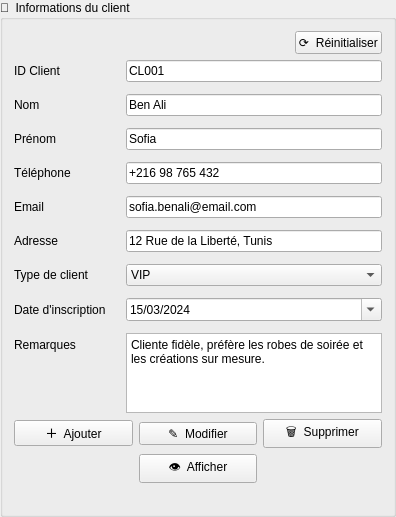
                      <widget class="QGroupBox" name="groupInfosClient">
                       <property name="title">
                        <string>👤  Informations du client</string>
                       </property>
                       <layout class="QVBoxLayout" name="infosLayoutClient">
                        <item>
                         <layout class="QHBoxLayout" name="infosHeaderClient">
                          <item>
                           <spacer name="infosHeaderSpacerClient">
                            <property name="orientation">
                             <enum>Qt::Horizontal</enum>
                            </property>
                            <property name="sizeHint" stdset="0">
                             <size>
                              <width>40</width>
                              <height>20</height>
                             </size>
                            </property>
                           </spacer>
                          </item>
                          <item>
                           <widget class="QPushButton" name="btnReinitClient">
                            <property name="text">
                             <string>⟳  Réinitialiser</string>
                            </property>
                           </widget>
                          </item>
                         </layout>
                        </item>
                        <item>
                         <layout class="QFormLayout" name="formLayoutClient">
                          <property name="verticalSpacing">
                           <number>12</number>
                          </property>
                          <property name="horizontalSpacing">
                           <number>20</number>
                          </property>
                          <item row="0" column="0">
                           <widget class="QLabel" name="lblIdClient">
                            <property name="text">
                             <string>ID Client</string>
                            </property>
                            <property name="field" stdset="0">
                             <string notr="true">true</string>
                            </property>
                           </widget>
                          </item>
                          <item row="0" column="1">
                           <widget class="QLineEdit" name="editIdClient">
                            <property name="text">
                             <string>CL001</string>
                            </property>
                           </widget>
                          </item>
                          <item row="1" column="0">
                           <widget class="QLabel" name="lblNomClient">
                            <property name="text">
                             <string>Nom</string>
                            </property>
                            <property name="field" stdset="0">
                             <string notr="true">true</string>
                            </property>
                           </widget>
                          </item>
                          <item row="1" column="1">
                           <widget class="QLineEdit" name="editNomClient">
                            <property name="text">
                             <string>Ben Ali</string>
                            </property>
                           </widget>
                          </item>
                          <item row="2" column="0">
                           <widget class="QLabel" name="lblPrenomClient">
                            <property name="text">
                             <string>Prénom</string>
                            </property>
                            <property name="field" stdset="0">
                             <string notr="true">true</string>
                            </property>
                           </widget>
                          </item>
                          <item row="2" column="1">
                           <widget class="QLineEdit" name="editPrenomClient">
                            <property name="text">
                             <string>Sofia</string>
                            </property>
                           </widget>
                          </item>
                          <item row="3" column="0">
                           <widget class="QLabel" name="lblTelClient">
                            <property name="text">
                             <string>Téléphone</string>
                            </property>
                            <property name="field" stdset="0">
                             <string notr="true">true</string>
                            </property>
                           </widget>
                          </item>
                          <item row="3" column="1">
                           <widget class="QLineEdit" name="editTelClient">
                            <property name="text">
                             <string>+216 98 765 432</string>
                            </property>
                           </widget>
                          </item>
                          <item row="4" column="0">
                           <widget class="QLabel" name="lblEmailClient">
                            <property name="text">
                             <string>Email</string>
                            </property>
                            <property name="field" stdset="0">
                             <string notr="true">true</string>
                            </property>
                           </widget>
                          </item>
                          <item row="4" column="1">
                           <widget class="QLineEdit" name="editEmailClient">
                            <property name="text">
                             <string>sofia.benali@email.com</string>
                            </property>
                           </widget>
                          </item>
                          <item row="5" column="0">
                           <widget class="QLabel" name="lblAdresseClient">
                            <property name="text">
                             <string>Adresse</string>
                            </property>
                            <property name="field" stdset="0">
                             <string notr="true">true</string>
                            </property>
                           </widget>
                          </item>
                          <item row="5" column="1">
                           <widget class="QLineEdit" name="editAdresseClient">
                            <property name="text">
                             <string>12 Rue de la Liberté, Tunis</string>
                            </property>
                           </widget>
                          </item>
                          <item row="6" column="0">
                           <widget class="QLabel" name="lblTypeClient">
                            <property name="text">
                             <string>Type de client</string>
                            </property>
                            <property name="field" stdset="0">
                             <string notr="true">true</string>
                            </property>
                           </widget>
                          </item>
                          <item row="6" column="1">
                           <widget class="QComboBox" name="comboTypeClient">
                            <item>
                             <property name="text">
                              <string>VIP</string>
                             </property>
                            </item>
                            <item>
                             <property name="text">
                              <string>Premium</string>
                             </property>
                            </item>
                            <item>
                             <property name="text">
                              <string>Standard</string>
                             </property>
                            </item>
                           </widget>
                          </item>
                          <item row="7" column="0">
                           <widget class="QLabel" name="lblDateClient">
                            <property name="text">
                             <string>Date d'inscription</string>
                            </property>
                            <property name="field" stdset="0">
                             <string notr="true">true</string>
                            </property>
                           </widget>
                          </item>
                          <item row="7" column="1">
                           <widget class="QDateEdit" name="dateInscriptionClient">
                            <property name="displayFormat">
                             <string>dd/MM/yyyy</string>
                            </property>
                            <property name="calendarPopup">
                             <bool>true</bool>
                            </property>
                            <property name="date">
                             <date>
                              <year>2024</year>
                              <month>3</month>
                              <day>15</day>
                             </date>
                            </property>
                           </widget>
                          </item>
                          <item row="8" column="0">
                           <widget class="QLabel" name="lblRemarquesClient">
                            <property name="text">
                             <string>Remarques</string>
                            </property>
                            <property name="field" stdset="0">
                             <string notr="true">true</string>
                            </property>
                           </widget>
                          </item>
                          <item row="8" column="1">
                           <widget class="QPlainTextEdit" name="editRemarquesClient">
                            <property name="maximumSize">
                             <size>
                              <width>16777215</width>
                              <height>80</height>
                             </size>
                            </property>
                            <property name="plainText">
                             <string>Cliente fidèle, préfère les robes de soirée et les créations sur mesure.</string>
                            </property>
                           </widget>
                          </item>
                         </layout>
                        </item>
                        <item>
                         <layout class="QGridLayout" name="buttonsLayoutClient">
                          <item row="0" column="0">
                           <widget class="QPushButton" name="btnAjouterClient">
                            <property name="text">
                             <string>＋  Ajouter</string>
                            </property>
                           </widget>
                          </item>
                          <item row="0" column="1">
                           <widget class="QPushButton" name="btnModifierClient">
                            <property name="text">
                             <string>✎  Modifier</string>
                            </property>
                           </widget>
                          </item>
                          <item row="0" column="2">
                           <widget class="QPushButton" name="btnSupprimerClient">
                            <property name="text">
                             <string>🗑  Supprimer</string>
                            </property>
                           </widget>
                          </item>
                          <item row="1" column="1">
                           <widget class="QPushButton" name="btnAfficherClient">
                            <property name="text">
                             <string>👁  Afficher</string>
                            </property>
                           </widget>
                          </item>
                         </layout>
                        </item>
                        <item>
                         <spacer name="infosSpacerClient">
                          <property name="orientation">
                           <enum>Qt::Vertical</enum>
                          </property>
                          <property name="sizeHint" stdset="0">
                           <size>
                            <width>20</width>
                            <height>20</height>
                           </size>
                          </property>
                         </spacer>
                        </item>
                       </layout>
                      </widget>
